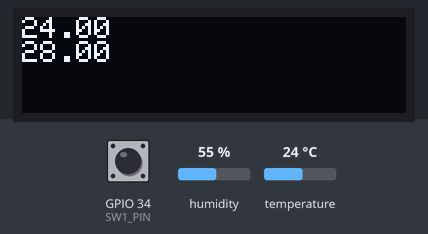
Bench run of a sketch on a simulated ESP32. On the bench: 128×32 one-colour display. The inputs (shaded band) are chosen by the test bench; at power-on: temperature 24 °C, GPIO 34 (SW1_PIN) HIGH, humidity 55 %. WiFi joins after 1.5 s; servers stay silent unless stated; the local clock reads 2024-03-15 10:24:30 at power-on unless the sketch sets it; what the sketch prints to the serial monitor is not drawn.

Above: at 3.2 s.
3.3 s: temperature set to 12 °C
At 4.7 s:
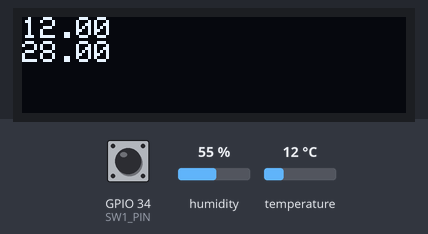
5.5 s: temperature set to 19 °C
At 7.1 s:
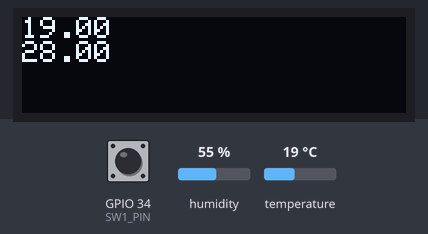
7.6 s: temperature set to 28 °C
At 9.5 s:
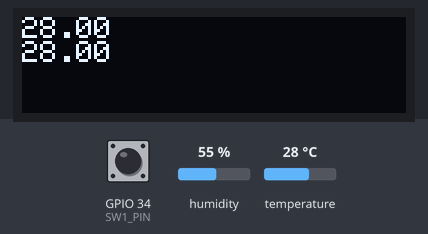
Timing chart, 0 to 11.0 s (numbered marks = the images above; inputs shaded):
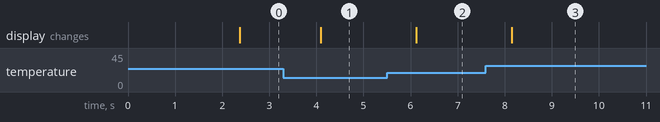

The sketch:

TP_5.ino
```cpp
/*
  Geronimo Martos y Denis Bae
*/
#include <ArduinoJson.h>
#include <Adafruit_GFX.h>
#include <Adafruit_SSD1306.h>
#include <Arduino.h>
#include <WiFi.h>
#include <Firebase_ESP_Client.h>
#include <Wire.h>
#include "time.h"
#include "DHT.h"

// Provide the token generation process info.
#include "addons/TokenHelper.h"

// Provide the RTDB payload printing info and other helper functions.
#include "addons/RTDBHelper.h"

// Insert your network credentials
#define WIFI_SSID "ORT-IoT"
#define WIFI_PASSWORD "OrtIOTnew22$2"

// Insert Firebase project API Key
#define API_KEY "AIzaSyCpMIjQvVPQzP0ktGFFTpTjFTWUUQl41aU"

// Insert Authorized Email and Corresponding Password
#define USER_EMAIL "geroydendo@gmail.com"
#define USER_PASSWORD "esepe32"

// Insert RTDB URLefine the RTDB URL
#define DATABASE_URL "https://st-tp5-esp32-firebase-default-rtdb.firebaseio.com/"

// Define Firebase objects
FirebaseData fbdo;
FirebaseAuth auth;
FirebaseConfig config;

// Variable to save USER UID
String uid;

// Database main path (to be updated in setup with the user UID)
String databasePath;

// Database child nodes
String tempPath = "/temperature";
String timePath = "/timestamp";

// Parent Node (to be updated in every loop)
String parentPath;

int timestamp;
FirebaseJson json;
long timerDelay = 30000; // 30 segundos
const char* ntpServer = "pool.ntp.org";

#define OLED_RESET 4      // Pin de reset para el display OLED
#define SCREEN_WIDTH 128  // Ancho del display OLED
#define SCREEN_HEIGHT 32  // Alto del display OLED5
#define DHTPIN 23   // Pin del sensor DHT11
#define SW1_PIN 34  // Pin del botón SW1
#define SW2_PIN 35  // Pin del botón SW2
#define DHTPIN 23
#define DHTTYPE DHT11

#define PANTALLA_PRINCIPAL 1    //estados de la maquina
#define ESPERA_CAMBIAR 2
#define PANTALLA_CAMBIAR 3
#define ESPERA_PRINCIPAL 4

DHT dht(DHTPIN, DHTTYPE);

float temp;

Adafruit_SSD1306 display(SCREEN_WIDTH, SCREEN_HEIGHT, &Wire, OLED_RESET);

int current_screen = 1;
float temp_umbral = 28;
bool flagSubir, flagBajar;

// Timer variables (send new readings every three minutes)
unsigned long sendDataPrevMillis = 0;


// Initialize WiFi
void initWiFi() {
  WiFi.begin(WIFI_SSID, WIFI_PASSWORD);
  Serial.print("Connecting to WiFi ..");
  while (WiFi.status() != WL_CONNECTED) {
    Serial.print('.');
    delay(1000);
  }
  Serial.println(WiFi.localIP());
  Serial.println();
}

// Function that gets current epoch time
unsigned long getTime() {
  time_t now;
  struct tm timeinfo;
  if (!getLocalTime(&timeinfo)) {
    //Serial.println("Failed to obtain time");
    return (0);
  }
  time(&now);
  return now;
}

void setup() {
  Serial.begin(9600);
  dht.begin();
  pinMode(SW1_PIN, INPUT_PULLUP);
  pinMode(SW2_PIN, INPUT_PULLUP);
  display.begin(SSD1306_SWITCHCAPVCC, 0x3C);
  display.clearDisplay();
  display.setTextSize(1);
  display.setTextColor(WHITE);

  // Initialize BME280 sensor
  initWiFi();
  configTime(0, 0, ntpServer);

  // Assign the api key (required)
  config.api_key = API_KEY;

  // Assign the user sign in credentials
  auth.user.email = USER_EMAIL;
  auth.user.password = USER_PASSWORD;

  // Assign the RTDB URL (required)
  config.database_url = DATABASE_URL;

  Firebase.reconnectWiFi(true);
  fbdo.setResponseSize(4096);

  // Assign the callback function for the long running token generation task */
  config.token_status_callback = tokenStatusCallback; //see addons/TokenHelper.h

  // Assign the maximum retry of token generation
  config.max_token_generation_retry = 5;

  // Initialize the library with the Firebase authen and config
  Firebase.begin(&config, &auth);

  // Getting the user UID might take a few seconds
  Serial.println("Getting User UID");
  while ((auth.token.uid) == "") {
    Serial.print('.');
    delay(1000);
  }
  // Print user UID
  uid = auth.token.uid.c_str();
  Serial.print("User UID: ");
  Serial.println(uid);

  // Update database path
  databasePath = "/UsersData/" + uid + "/readings";
}

void loop() {

  switch (current_screen) {

    case PANTALLA_PRINCIPAL:

      if (Firebase.ready() && (millis() - sendDataPrevMillis > timerDelay || sendDataPrevMillis == 0)) {

        sendDataPrevMillis = millis();
        temp = dht.readTemperature();
        timestamp = getTime();
        Serial.print ("time: ");
        Serial.println (timestamp);
        parentPath = databasePath + "/" + String(timestamp);
        json.set(tempPath.c_str(), String(dht.readTemperature()));
        Serial.printf("Set json... %s\n", Firebase.RTDB.setJSON(&fbdo, parentPath.c_str(), &json) ? "ok" : fbdo.errorReason().c_str());
        temp = dht.readTemperature();
        timestamp = getTime();
        Serial.print ("time: ");
        Serial.println (timestamp);
        parentPath = databasePath + "/" + String(timestamp);
        json.set(tempPath.c_str(), String(dht.readTemperature()));
        Serial.printf("Set json... %s\n", Firebase.RTDB.setJSON(&fbdo, parentPath.c_str(), &json) ? "ok" : fbdo.errorReason().c_str());
        display.clearDisplay();
        display.setCursor(0, 0);
        display.println(temp);
        display.println(temp_umbral);
        display.display();
      }

        temp = dht.readTemperature();
        display.clearDisplay();
        display.setCursor(0, 0);
        display.println(temp);
        display.println(temp_umbral);
        display.display();

      if (digitalRead(SW1_PIN) == LOW && digitalRead(SW2_PIN) == LOW) {
        Serial.println("botones apretados");
        current_screen = ESPERA_CAMBIAR;
      }

      break;

    case ESPERA_CAMBIAR:

      if (digitalRead(SW1_PIN) == HIGH && digitalRead(SW2_PIN) == HIGH)
      {
        current_screen = PANTALLA_CAMBIAR;
      }


      break;

    case PANTALLA_CAMBIAR:

      display.clearDisplay();
      display.setCursor(0, 0);
      display.println(timerDelay);
      display.println("SW1 para -30s");
      display.println("SW2 para +30s");
      display.display();

      if (digitalRead(SW2_PIN) == LOW)
      {
        flagBajar = HIGH;
      }
      if (digitalRead(SW2_PIN) == HIGH && flagBajar == HIGH)
      {
        flagBajar = LOW;
        timerDelay = timerDelay - 30000;
        if (timerDelay < 0) {
          timerDelay = 0;
        }
      }

      if (digitalRead(SW1_PIN) == LOW)
      {
        flagSubir = HIGH;
      }
      if (digitalRead(SW1_PIN) == HIGH && flagSubir == HIGH)
      {
        flagSubir = LOW;
        timerDelay = timerDelay + 30000;
      }

      if (digitalRead(SW1_PIN) == LOW && digitalRead(SW2_PIN) == LOW)
      {
        Serial.println("botones apretados");
        current_screen = ESPERA_PRINCIPAL;
      }


      break;


case ESPERA_PRINCIPAL:

      if (digitalRead(SW1_PIN) == HIGH && digitalRead(SW2_PIN) == HIGH)
      {
        Serial.println("pasar a pantalla principal");
        current_screen = PANTALLA_PRINCIPAL;
      }


      break;


  }
}
```

Measured:
- after the input at 3.3 s, the display: changes after 0.80 s (image 1)
- after the input at 5.5 s, the display: changes after 0.62 s (image 2)
- after the input at 7.6 s, the display: changes after 0.55 s (image 3)
